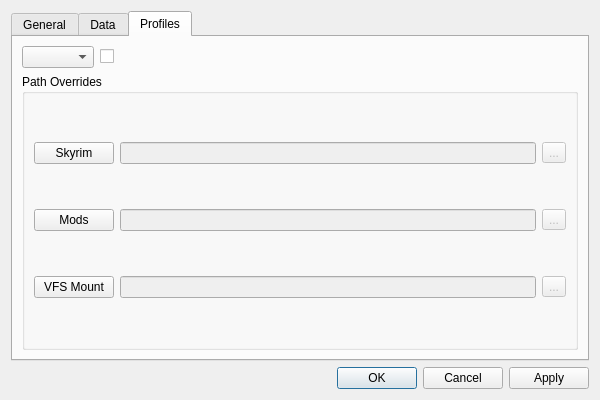
<?xml version="1.0" encoding="UTF-8"?>
<ui version="4.0">
 <class>Preferences_Dialog</class>
 <widget class="QDialog" name="Preferences_Dialog">
  <property name="geometry">
   <rect>
    <x>0</x>
    <y>0</y>
    <width>600</width>
    <height>400</height>
   </rect>
  </property>
  <property name="windowTitle">
   <string>Preferences</string>
  </property>
  <layout class="QGridLayout" name="gridLayout">
   <item row="1" column="0">
    <widget class="QDialogButtonBox" name="prefs_btnbox">
     <property name="orientation">
      <enum>Qt::Horizontal</enum>
     </property>
     <property name="standardButtons">
      <set>QDialogButtonBox::Apply|QDialogButtonBox::Cancel|QDialogButtonBox::Ok</set>
     </property>
    </widget>
   </item>
   <item row="0" column="0">
    <widget class="QTabWidget" name="prefs_tabwidget">
     <property name="currentIndex">
      <number>2</number>
     </property>
     <widget class="QWidget" name="tab_general">
      <attribute name="title">
       <string>General</string>
      </attribute>
      <layout class="QVBoxLayout" name="verticalLayout">
       <item>
        <widget class="QGroupBox" name="gbox_general">
         <property name="sizePolicy">
          <sizepolicy hsizetype="Preferred" vsizetype="Maximum">
           <horstretch>0</horstretch>
           <verstretch>0</verstretch>
          </sizepolicy>
         </property>
         <property name="title">
          <string>General</string>
         </property>
         <property name="alignment">
          <set>Qt::AlignRight|Qt::AlignTrailing|Qt::AlignVCenter</set>
         </property>
         <layout class="QGridLayout" name="gridLayout_5">
          <item row="0" column="1" rowspan="2">
           <widget class="QGroupBox" name="_gbox_startup">
            <property name="sizePolicy">
             <sizepolicy hsizetype="Maximum" vsizetype="Preferred">
              <horstretch>0</horstretch>
              <verstretch>0</verstretch>
             </sizepolicy>
            </property>
            <property name="title">
             <string/>
            </property>
            <property name="flat">
             <bool>true</bool>
            </property>
            <layout class="QVBoxLayout" name="verticalLayout_2">
             <property name="spacing">
              <number>6</number>
             </property>
             <property name="topMargin">
              <number>0</number>
             </property>
             <property name="bottomMargin">
              <number>0</number>
             </property>
             <item>
              <widget class="QLabel" name="_lbl_startup">
               <property name="text">
                <string>On start, load...</string>
               </property>
              </widget>
             </item>
             <item>
              <widget class="QRadioButton" name="rad_load_last_profile">
               <property name="toolTip">
                <string>The active profile at last exit</string>
               </property>
               <property name="text">
                <string>Mos&amp;t recent profile</string>
               </property>
              </widget>
             </item>
             <item>
              <widget class="QRadioButton" name="rad_load_default_profile">
               <property name="toolTip">
                <string>Profile marked as Default on the Profiles tab</string>
               </property>
               <property name="text">
                <string>Defa&amp;ult profile</string>
               </property>
              </widget>
             </item>
             <item>
              <widget class="QRadioButton" name="rad_load_no_profile">
               <property name="toolTip">
                <string>Don't load any profile data</string>
               </property>
               <property name="text">
                <string>None</string>
               </property>
              </widget>
             </item>
            </layout>
           </widget>
          </item>
          <item row="0" column="2">
           <widget class="QGroupBox" name="_gbox_window">
            <property name="sizePolicy">
             <sizepolicy hsizetype="Maximum" vsizetype="Preferred">
              <horstretch>0</horstretch>
              <verstretch>0</verstretch>
             </sizepolicy>
            </property>
            <property name="title">
             <string/>
            </property>
            <property name="flat">
             <bool>true</bool>
            </property>
            <layout class="QVBoxLayout" name="verticalLayout_3">
             <item>
              <widget class="QCheckBox" name="cbox_restore_size">
               <property name="text">
                <string>Remember window &amp;size</string>
               </property>
               <property name="checked">
                <bool>true</bool>
               </property>
              </widget>
             </item>
             <item>
              <widget class="QCheckBox" name="cbox_restore_pos">
               <property name="text">
                <string>Remember window posi&amp;tion</string>
               </property>
               <property name="checked">
                <bool>true</bool>
               </property>
              </widget>
             </item>
            </layout>
           </widget>
          </item>
         </layout>
        </widget>
       </item>
       <item>
        <widget class="QGroupBox" name="_gbox_appdirs">
         <property name="title">
          <string>Application Directories</string>
         </property>
         <layout class="QVBoxLayout" name="verticalLayout_5">
          <item>
           <layout class="QGridLayout" name="_layout_profdir">
            <item row="0" column="1">
             <widget class="QLineEdit" name="le_profdir">
              <property name="toolTip">
               <string>Customize where user profile configurations are stored</string>
              </property>
             </widget>
            </item>
            <item row="0" column="0">
             <widget class="QLabel" name="lbl_profdir">
              <property name="toolTip">
               <string>Location of Skyrim installation folder</string>
              </property>
              <property name="text">
               <string>Profiles Directory</string>
              </property>
              <property name="alignment">
               <set>Qt::AlignRight|Qt::AlignTrailing|Qt::AlignVCenter</set>
              </property>
             </widget>
            </item>
            <item row="0" column="2">
             <widget class="QToolButton" name="btn_choosedir_profiles">
              <property name="toolTip">
               <string>Open file dialog</string>
              </property>
              <property name="text">
               <string>...</string>
              </property>
              <property name="icon">
               <iconset theme="document-open">
                <normaloff>.</normaloff>.</iconset>
              </property>
             </widget>
            </item>
           </layout>
          </item>
         </layout>
        </widget>
       </item>
      </layout>
     </widget>
     <widget class="QWidget" name="tab_data_paths">
      <attribute name="title">
       <string>Data</string>
      </attribute>
      <layout class="QVBoxLayout" name="verticalLayout_4">
       <item>
        <widget class="QGroupBox" name="gbox_paths">
         <property name="title">
          <string>Default Data Paths</string>
         </property>
         <property name="flat">
          <bool>true</bool>
         </property>
         <layout class="QGridLayout" name="gridLayout_2">
          <property name="topMargin">
           <number>30</number>
          </property>
          <property name="bottomMargin">
           <number>6</number>
          </property>
          <item row="1" column="2">
           <widget class="QLabel" name="lbl_skydir_status">
            <property name="sizePolicy">
             <sizepolicy hsizetype="Preferred" vsizetype="Preferred">
              <horstretch>0</horstretch>
              <verstretch>0</verstretch>
             </sizepolicy>
            </property>
            <property name="styleSheet">
             <string notr="true">QLabel { color: red; font-size:10pt; }</string>
            </property>
            <property name="text">
             <string>Path not found</string>
            </property>
            <property name="alignment">
             <set>Qt::AlignLeading|Qt::AlignLeft|Qt::AlignTop</set>
            </property>
           </widget>
          </item>
          <item row="0" column="3">
           <widget class="QToolButton" name="btn_choosedir_skyrim">
            <property name="toolTip">
             <string>Open file dialog</string>
            </property>
            <property name="text">
             <string>...</string>
            </property>
            <property name="icon">
             <iconset theme="document-open">
              <normaloff>.</normaloff>.</iconset>
            </property>
           </widget>
          </item>
          <item row="0" column="2">
           <widget class="QLineEdit" name="le_dirskyrim"/>
          </item>
          <item row="2" column="2">
           <widget class="QLineEdit" name="le_dirmods"/>
          </item>
          <item row="0" column="0">
           <widget class="QLabel" name="lbl_skyrim">
            <property name="toolTip">
             <string>Location of Skyrim installation folder</string>
            </property>
            <property name="text">
             <string>Skyrim</string>
            </property>
            <property name="alignment">
             <set>Qt::AlignRight|Qt::AlignTrailing|Qt::AlignVCenter</set>
            </property>
           </widget>
          </item>
          <item row="2" column="3">
           <widget class="QToolButton" name="btn_choosedir_mods">
            <property name="toolTip">
             <string>Open file dialog</string>
            </property>
            <property name="text">
             <string>...</string>
            </property>
            <property name="icon">
             <iconset theme="document-open">
              <normaloff>.</normaloff>.</iconset>
            </property>
           </widget>
          </item>
          <item row="2" column="0">
           <widget class="QLabel" name="lbl_mods">
            <property name="toolTip">
             <string>Directory where installed mods will be stored</string>
            </property>
            <property name="text">
             <string>Mods</string>
            </property>
            <property name="alignment">
             <set>Qt::AlignRight|Qt::AlignTrailing|Qt::AlignVCenter</set>
            </property>
           </widget>
          </item>
          <item row="4" column="0">
           <widget class="QLabel" name="lbl_vfs">
            <property name="toolTip">
             <string>Path to empty folder to use as virtual-filesystem mount point</string>
            </property>
            <property name="text">
             <string>VFS Mount</string>
            </property>
            <property name="alignment">
             <set>Qt::AlignRight|Qt::AlignTrailing|Qt::AlignVCenter</set>
            </property>
           </widget>
          </item>
          <item row="3" column="2">
           <widget class="QLabel" name="lbl_moddir_status">
            <property name="sizePolicy">
             <sizepolicy hsizetype="Preferred" vsizetype="Preferred">
              <horstretch>0</horstretch>
              <verstretch>0</verstretch>
             </sizepolicy>
            </property>
            <property name="styleSheet">
             <string notr="true">QLabel { color: red; font-size:10pt; }</string>
            </property>
            <property name="text">
             <string>Path not found</string>
            </property>
            <property name="alignment">
             <set>Qt::AlignLeading|Qt::AlignLeft|Qt::AlignTop</set>
            </property>
           </widget>
          </item>
          <item row="4" column="2">
           <widget class="QLineEdit" name="le_dirvfs"/>
          </item>
          <item row="4" column="3">
           <widget class="QToolButton" name="btn_choosedir_vfs">
            <property name="toolTip">
             <string>Open file dialog</string>
            </property>
            <property name="text">
             <string>...</string>
            </property>
            <property name="icon">
             <iconset theme="document-open">
              <normaloff>.</normaloff>.</iconset>
            </property>
           </widget>
          </item>
          <item row="5" column="2">
           <widget class="QLabel" name="lbl_vfsdir_status">
            <property name="sizePolicy">
             <sizepolicy hsizetype="Preferred" vsizetype="Preferred">
              <horstretch>0</horstretch>
              <verstretch>0</verstretch>
             </sizepolicy>
            </property>
            <property name="styleSheet">
             <string notr="true">QLabel { color: red; font-size:10pt; }</string>
            </property>
            <property name="text">
             <string>Path not found</string>
            </property>
            <property name="alignment">
             <set>Qt::AlignLeading|Qt::AlignLeft|Qt::AlignTop</set>
            </property>
           </widget>
          </item>
          <item row="1" column="3">
           <spacer name="verticalSpacer">
            <property name="orientation">
             <enum>Qt::Vertical</enum>
            </property>
            <property name="sizeHint" stdset="0">
             <size>
              <width>20</width>
              <height>40</height>
             </size>
            </property>
           </spacer>
          </item>
          <item row="3" column="3">
           <spacer name="verticalSpacer_2">
            <property name="orientation">
             <enum>Qt::Vertical</enum>
            </property>
            <property name="sizeHint" stdset="0">
             <size>
              <width>20</width>
              <height>40</height>
             </size>
            </property>
           </spacer>
          </item>
          <item row="5" column="3">
           <spacer name="verticalSpacer_3">
            <property name="orientation">
             <enum>Qt::Vertical</enum>
            </property>
            <property name="sizeHint" stdset="0">
             <size>
              <width>20</width>
              <height>40</height>
             </size>
            </property>
           </spacer>
          </item>
         </layout>
        </widget>
       </item>
      </layout>
     </widget>
     <widget class="QWidget" name="tab_profiles">
      <attribute name="title">
       <string>Profiles</string>
      </attribute>
      <layout class="QGridLayout" name="gridLayout_3">
       <item row="1" column="0" colspan="4">
        <widget class="QGroupBox" name="gbox_overrides">
         <property name="toolTip">
          <string>Override the default paths</string>
         </property>
         <property name="title">
          <string>Path Overrides</string>
         </property>
         <layout class="QGridLayout" name="gridLayout_4">
          <item row="0" column="1">
           <widget class="QLineEdit" name="le_skydir_override">
            <property name="enabled">
             <bool>false</bool>
            </property>
           </widget>
          </item>
          <item row="0" column="2">
           <widget class="QToolButton" name="btn_choose_skydir_override">
            <property name="enabled">
             <bool>false</bool>
            </property>
            <property name="toolTip">
             <string>Open file dialog</string>
            </property>
            <property name="text">
             <string>...</string>
            </property>
            <property name="icon">
             <iconset theme="document-open">
              <normaloff>.</normaloff>.</iconset>
            </property>
           </widget>
          </item>
          <item row="1" column="1">
           <widget class="QLineEdit" name="le_moddir_override">
            <property name="enabled">
             <bool>false</bool>
            </property>
           </widget>
          </item>
          <item row="1" column="2">
           <widget class="QToolButton" name="btn_choose_moddir_override">
            <property name="enabled">
             <bool>false</bool>
            </property>
            <property name="toolTip">
             <string>Open file dialog</string>
            </property>
            <property name="text">
             <string>...</string>
            </property>
            <property name="icon">
             <iconset theme="document-open">
              <normaloff>.</normaloff>.</iconset>
            </property>
           </widget>
          </item>
          <item row="2" column="1">
           <widget class="QLineEdit" name="le_vfsdir_override">
            <property name="enabled">
             <bool>false</bool>
            </property>
           </widget>
          </item>
          <item row="2" column="2">
           <widget class="QToolButton" name="btn_choose_vfsdir_override">
            <property name="enabled">
             <bool>false</bool>
            </property>
            <property name="toolTip">
             <string>Open file dialog</string>
            </property>
            <property name="text">
             <string>...</string>
            </property>
            <property name="icon">
             <iconset theme="document-open">
              <normaloff>.</normaloff>.</iconset>
            </property>
           </widget>
          </item>
          <item row="0" column="0">
           <widget class="QPushButton" name="btn_enable_skydir_override">
            <property name="toolTip">
             <string>Press to enable this override</string>
            </property>
            <property name="text">
             <string>Skyrim</string>
            </property>
            <property name="checkable">
             <bool>true</bool>
            </property>
            <property name="autoDefault">
             <bool>false</bool>
            </property>
            <property name="flat">
             <bool>false</bool>
            </property>
           </widget>
          </item>
          <item row="2" column="0">
           <widget class="QPushButton" name="btn_enable_vfsdir_override">
            <property name="toolTip">
             <string>Press to enable this override</string>
            </property>
            <property name="text">
             <string>VFS Mount</string>
            </property>
            <property name="checkable">
             <bool>true</bool>
            </property>
            <property name="autoDefault">
             <bool>false</bool>
            </property>
           </widget>
          </item>
          <item row="1" column="0">
           <widget class="QPushButton" name="btn_enable_moddir_override">
            <property name="toolTip">
             <string>Press to enable this override</string>
            </property>
            <property name="text">
             <string>Mods</string>
            </property>
            <property name="checkable">
             <bool>true</bool>
            </property>
            <property name="autoDefault">
             <bool>false</bool>
            </property>
           </widget>
          </item>
         </layout>
        </widget>
       </item>
       <item row="0" column="0" colspan="2">
        <widget class="QComboBox" name="combo_profiles"/>
       </item>
       <item row="0" column="3">
        <spacer name="horizontalSpacer">
         <property name="orientation">
          <enum>Qt::Horizontal</enum>
         </property>
         <property name="sizeHint" stdset="0">
          <size>
           <width>40</width>
           <height>20</height>
          </size>
         </property>
        </spacer>
       </item>
       <item row="0" column="2">
        <widget class="QCheckBox" name="cbox_default">
         <property name="toolTip">
          <string>Default profile</string>
         </property>
        </widget>
       </item>
      </layout>
     </widget>
    </widget>
   </item>
  </layout>
 </widget>
 <resources/>
 <connections>
  <connection>
   <sender>prefs_btnbox</sender>
   <signal>accepted()</signal>
   <receiver>Preferences_Dialog</receiver>
   <slot>accept()</slot>
   <hints>
    <hint type="sourcelabel">
     <x>224</x>
     <y>375</y>
    </hint>
    <hint type="destinationlabel">
     <x>157</x>
     <y>274</y>
    </hint>
   </hints>
  </connection>
  <connection>
   <sender>prefs_btnbox</sender>
   <signal>rejected()</signal>
   <receiver>Preferences_Dialog</receiver>
   <slot>reject()</slot>
   <hints>
    <hint type="sourcelabel">
     <x>292</x>
     <y>381</y>
    </hint>
    <hint type="destinationlabel">
     <x>286</x>
     <y>274</y>
    </hint>
   </hints>
  </connection>
  <connection>
   <sender>btn_enable_skydir_override</sender>
   <signal>toggled(bool)</signal>
   <receiver>le_skydir_override</receiver>
   <slot>setEnabled(bool)</slot>
   <hints>
    <hint type="sourcelabel">
     <x>89</x>
     <y>130</y>
    </hint>
    <hint type="destinationlabel">
     <x>508</x>
     <y>128</y>
    </hint>
   </hints>
  </connection>
  <connection>
   <sender>btn_enable_skydir_override</sender>
   <signal>toggled(bool)</signal>
   <receiver>btn_choose_skydir_override</receiver>
   <slot>setEnabled(bool)</slot>
   <hints>
    <hint type="sourcelabel">
     <x>93</x>
     <y>120</y>
    </hint>
    <hint type="destinationlabel">
     <x>569</x>
     <y>126</y>
    </hint>
   </hints>
  </connection>
  <connection>
   <sender>btn_enable_moddir_override</sender>
   <signal>toggled(bool)</signal>
   <receiver>le_moddir_override</receiver>
   <slot>setEnabled(bool)</slot>
   <hints>
    <hint type="sourcelabel">
     <x>95</x>
     <y>160</y>
    </hint>
    <hint type="destinationlabel">
     <x>149</x>
     <y>162</y>
    </hint>
   </hints>
  </connection>
  <connection>
   <sender>btn_enable_moddir_override</sender>
   <signal>toggled(bool)</signal>
   <receiver>btn_choose_moddir_override</receiver>
   <slot>setEnabled(bool)</slot>
   <hints>
    <hint type="sourcelabel">
     <x>106</x>
     <y>174</y>
    </hint>
    <hint type="destinationlabel">
     <x>566</x>
     <y>169</y>
    </hint>
   </hints>
  </connection>
  <connection>
   <sender>btn_enable_vfsdir_override</sender>
   <signal>toggled(bool)</signal>
   <receiver>le_vfsdir_override</receiver>
   <slot>setEnabled(bool)</slot>
   <hints>
    <hint type="sourcelabel">
     <x>87</x>
     <y>207</y>
    </hint>
    <hint type="destinationlabel">
     <x>181</x>
     <y>211</y>
    </hint>
   </hints>
  </connection>
  <connection>
   <sender>btn_enable_vfsdir_override</sender>
   <signal>toggled(bool)</signal>
   <receiver>btn_choose_vfsdir_override</receiver>
   <slot>setEnabled(bool)</slot>
   <hints>
    <hint type="sourcelabel">
     <x>95</x>
     <y>199</y>
    </hint>
    <hint type="destinationlabel">
     <x>570</x>
     <y>195</y>
    </hint>
   </hints>
  </connection>
 </connections>
</ui>
